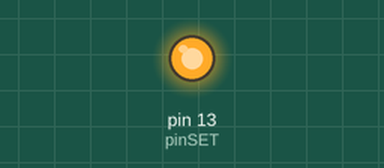
Simulated run of this sketch. Board: Arduino Uno, built with avr-gcc and run on an emulated ATmega328P. Shown: output pins drawn as LEDs (lit = HIGH). What the sketch prints to the serial monitor is not drawn.

Above: at 0.1 s.
Timing chart, 0 to 1.8 s (numbered marks = the images above):
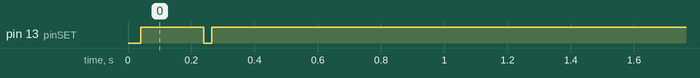

The sketch:

radio_configuration.ino
```cpp
#include <SoftwareSerial.h>

const int pinRX = 2;
const int pinTX = 3;
const int pinSET= 13;

SoftwareSerial apc220(pinRX, pinTX);

void setupSoftAPC(void){
pinMode(pinSET, HIGH);
apc220.begin(9600);
}

void getSettings(void) {
digitalWrite(pinSET, LOW); // pulling SET to low will put apc220 in config mode
delay(10); // stabilize please
apc220.println("RD"); // ask for data
delay(10);
while (apc220.available()) {
Serial.write(apc220.read());
}
digitalWrite(pinSET, HIGH); // put apc220 back in operation
delay(200);
}

void setSettings(void){
digitalWrite(pinSET, LOW); // pulling SET to low will put apc220 in config mode
delay(10); // stabilize please
apc220.println("WR 433900 2 9 3 0"); // ask for data
delay(10);
while (apc220.available()) {
Serial.write(apc220.read());
}
digitalWrite(pinSET, HIGH); // put apc220 back in operation
delay(200);
}

void setup() {
  // put your setup code here, to run once:
  Serial.begin(9600);
  setupSoftAPC();
  setSettings();
  getSettings();
}

void loop() {
  // put your main code here, to run repeatedly:
  apc220.println("Hello World!");
  Serial.println("Hello World!");
  delay(1000);
}
```
